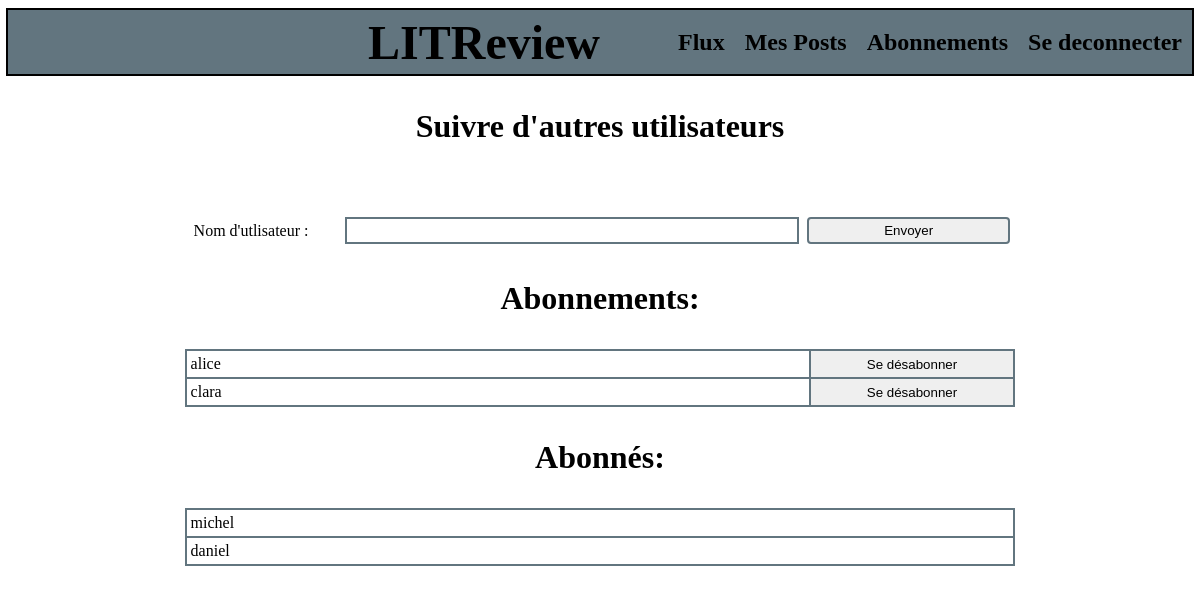
Page /user-follows/ (signed in) on the committed database.
### reviews/models.py (models this page shows)
class UserFollows(models.Model):
    user = models.ForeignKey(
        to=AUTH_USER_MODEL,
        on_delete=models.CASCADE,
        related_name="following"
    )
    followed_user = models.ForeignKey(
        to=AUTH_USER_MODEL,
        on_delete=models.CASCADE,
        related_name="followed_by"
    )
    class Meta:
        unique_together = ("user", "followed_user")

### authentication/models.py (models this page shows)
class User(AbstractUser):
    pass

### reviews/views.py (the view, shortened to what this page needs)
# urls.py: path('user-follows/', reviews.views.user_follows_page, name="user_follows"),
@login_required
def user_follows_page(request: HttpRequest) -> HttpResponse:
    form: FollowForm = FollowForm()
    message: str = ""
    followed_by_connected_user = sorted([
        user_follows
        for user_follows in request.user.following.all()
    ], key=lambda element: element.user.username)
    following_connected_user = sorted([
        user_follows
        for user_follows in request.user.followed_by.all()
    ], key=lambda element: element.followed_user.username)
    context = {
        'followed_by_connected_user': followed_by_connected_user,
        'following_connected_user': following_connected_user,
        'message': message,
        'form': form
    }
    return render(request, 'reviews/user_follows.html', context=context)

### reviews/forms.py
class FollowForm(forms.Form):
    username = forms.CharField(max_length=63, label="Nom d'utlisateur")

### reviews/templates/reviews/user_follows.html (shortened to what this page needs)
{% extends 'reviews/base.html' %}
{% block content %}
<div class="main-container">
    <div class="container">
        <h3>Suivre d'autres utilisateurs</h3>
        <form method="post" class="container-follows-form">
            {{form.as_p}}
            <button type="submit" class="button">Envoyer</button>
        </form>
    </div>
    <h3>Abonnements:</h3>
    <div class="container-user-follows">
        {% for user_follows in followed_by_connected_user %}
            <div class="container-following">
                <p>{{user_follows.followed_user.username}}</p>
                <button type="submit" class="unfollow-button" onclick="location.href='{% url 'user_unfollow' user_follows.id %}'">Se désabonner</button>
            </div>
        {% endfor %}
    </div>
    <h3>Abonnés:</h3>
    <div class="container-user-follows">
        {% for user_follows in following_connected_user %}
            <p>{{user_follows.user.username}}</p>
        {% endfor %}
{% endblock content %}

### reviews/static/reviews/style.css (style rules this page uses)
body { display: flex; flex-direction: column; align-items: center; }
h3 { font-size: 32px; font-weight: bold; }
.main-container { display: flex; flex-direction: column; width: 70%; align-items: center; }
.button { margin: 4px; border: 2px solid #62757f; border-radius: 4px; }
.container { display: flex; flex-direction: column; align-items: center; justify-content: center; width: 100%; }
.container-follows-form { display: flex; flex-direction: row; width: 100%; }
.container-follows-form p { display: flex; flex-direction: row; justify-content: center; align-items: center; width: 75%; padding: 4px; margin: 0px; }
.container-follows-form p label { width: 25%; margin: 0px; padding: 4px; }
.container-follows-form p input { width: 75%; margin: 0px; padding: 4px; border: 2px solid #62757f; }
.container-follows-form button { width: 25%; }
.container-user-follows { display: flex; flex-direction: column; width: 100%; border: 1px solid #62757f; }
.container-user-follows p { padding: 4px; margin: 0px; border: 1px solid #62757f; }
.container-following { display: flex; flex-direction: row; width: 100%; }
.container-following p { width: 75%; padding: 4px; margin: 0px; border: 1px solid #62757f; }
.unfollow-button { width: 25%; padding: 4px; margin: 0px; border: 1px solid #62757f; border-radius: 0px; }

### rows in the picture
UserFollows: followed_user.username "alice"
UserFollows: followed_user.username "clara"
UserFollows: user.username "michel"
UserFollows: user.username "daniel"
